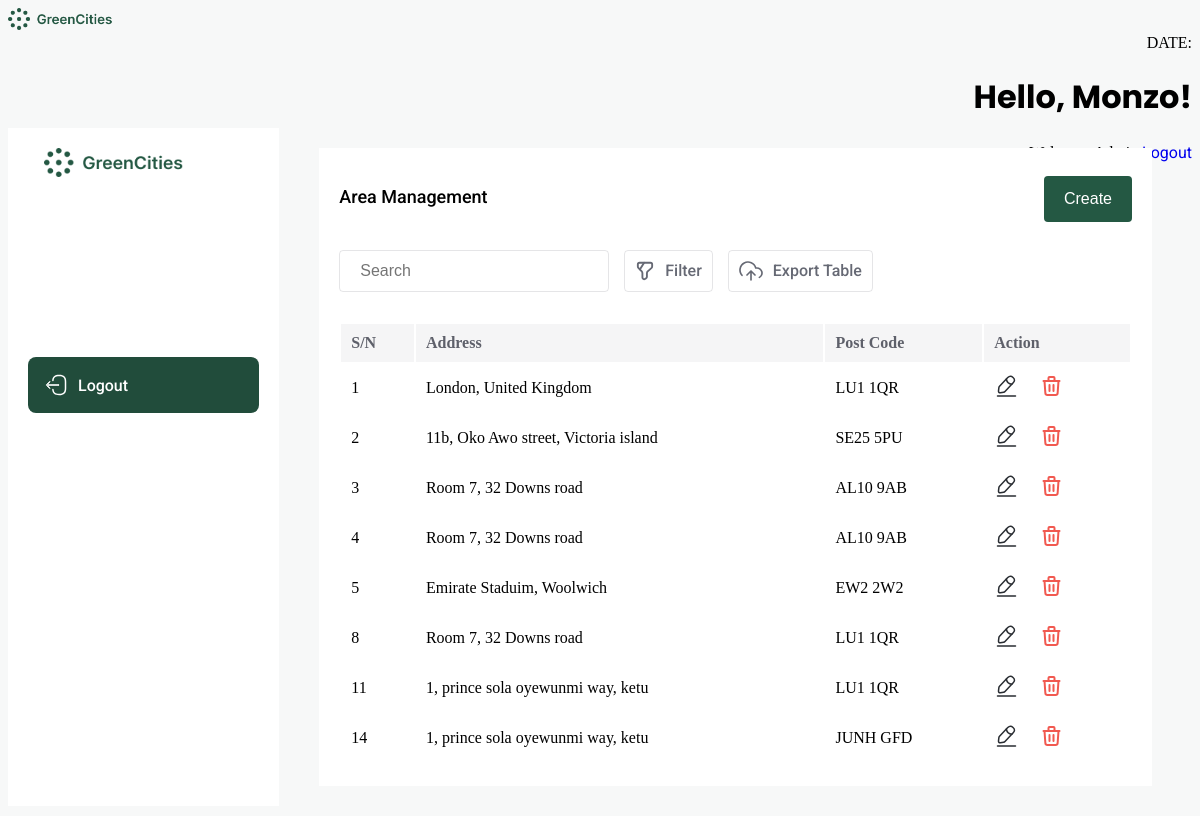
/area/index.php (signed in), run on the app's committed database.
### tables this page shows
CREATE TABLE `area` (
  `id` int(11) NOT NULL,
  `address` text NOT NULL,
  `postcode` varchar(10) NOT NULL,
  `user_id` int(11) NOT NULL
);

### area/index.php (the view, shortened to what this page needs)
<?php
$servername = "localhost";
$username = "root";
$password = "";
$dbname = "Green Alliance";
$conn = new mysqli($servername, $username, $password, $dbname);
$areaListQuery = "SELECT * FROM `area`";
$areaListResult = $conn->query($areaListQuery);
$areaListData = [];
if ($areaListResult->num_rows > 0) {
    while ($row = $areaListResult->fetch_assoc()) {
        $areaAddress = $row['address'];
        $areaPostCode = $row['postcode'];
        $areaId = $row['id'];
        $myMap = [
            "id" => $areaId,
            "postcode" => $areaPostCode,
            "address" => $areaAddress,
        ];
        $areaListData[] = $myMap;
    }
} else {
}
$templateData = array(
    "result" => $areaListData,
);
?>
<!DOCTYPE html>
<html lang="en">
<head>
</head>
<?php include ("../include/header.php"); ?>
<body>
    <div class="dashboard-container">
        <div class="sidebar">
            <img src="../images/banner.png" alt="logo" style="width: 200px; margin: 0 auto 70px; display: block;" />
            <a href="../logout.php">
                <div class="sidebar-item" style="margin: 100px 0 0;">
                    <p>Logout</p>
                </div>
            </a>
        </div>
        <div style="width: 100%;">
            <div style="background: white; margin: 20px 40px; padding: 20px;">
                <a href="./create.php">
                    <div style="display: flex; justify-content: space-between;">
                        <p style="font-size: 18px; font-weight: 500; color: black;">Area Management</p>
                        <button class="submit-btn">Create</button>
                    </div>
                </a>
                <div style="display:flex; gap: 15px; margin: 20px 0 30px;">
                    <input placeholder="Search" class="search" />
                    <div class="filter">
                        <p>Filter</p>
                    </div>
                    <div class="filter">
                        <p>Export Table</p>
                    </div>
                </div>
                <table class="table" style="width: 100%;">
                    <thead>
                        <tr style="background: #F5F5F6;">
                            <th scope="col" style="text-align: left">S/N</th>
                            <th scope="col" style="text-align: left">Address</th>
                            <th scope="col" style="text-align: left">Post Code</th>
                            <th scope="col" style="text-align: left">Action</th>
                        </tr>
                    </thead>
                    <tbody>
                        <?php foreach ($templateData['result'] as $option): ?>
                            <tr>
                                <td><?php echo $option["id"]; ?></td>
                                <td><?php echo $option["address"]; ?></td>
                                <td><?php echo $option["postcode"]; ?></td>
                                <td>
                                    <div style="display: flex; gap: 20px;">
                                        <a href="update.php?update=<?php echo $option['id'] ?>">
                                        </a>
                                        <a href="index.php?delete=<?php echo $option['id']; ?>">
                        </a>
                                    </div>
                                </td>
                            </tr>
                        <?php endforeach; ?>
                    </tbody>
                </table>
            </div>
        </div>
    </div>
</body>
</html>

### area/index.php (style rules this page uses)
p, span, a, label { font-family: "Roboto", sans-serif; }
body { background-color: #F7F8F8; height: 100vh; flex-direction: column; }
.sidebar { width: 300px; padding: 20px; flex-direction: column; display: flex; gap: 10px; background: white; }
.sidebar-item { display: flex; padding: 16px; border-radius: 8px; align-items: center; gap: 10px; background: #214C3B; text-decoration: none; }
.sidebar-item p { color: white; font-size: 16px; font-weight: 500; margin: 0; text-decoration: none; }
.dashboard-container { display: flex; }
.submit-btn { background-color: #245843; color: white; padding: 14px 20px; margin: 8px 0; border: none; border-radius: 4px; cursor: pointer; font-size: 16px; }
thead, tbody { width: 100%; border-radius: 6px; }
thead th { padding: 10px; color: #5E606A; }
thead tr { border-bottom: 1px solid #F5F5F6; }
tbody td { padding: 10px; }
.search { width: 270px; padding: 10px 20px; display: inline-block; border: 1px solid #5E606A29; border-radius: 4px; box-sizing: border-box; background: transparent; outline: none; font-size: 16px; }
.filter { display: flex; gap: 10px; align-content: center; padding: 10px; border: 1px solid #5E606A29; border-radius: 4px; }
.filter p { color: #666974; font-size: 16px; font-weight: 500; margin: 0; }
a { text-decoration: none; }

### data on the page
area: id "1", address "London, United Kingdom", postcode "LU1 1QR"
area: id "2", address "11b, Oko Awo street, Victoria island", postcode "SE25 5PU"
area: id "3", address "Room 7, 32 Downs road", postcode "AL10 9AB"
area: id "4", address "Room 7, 32 Downs road", postcode "AL10 9AB"
area: id "5", address "Emirate Staduim, Woolwich", postcode "EW2 2W2"
area: id "8", address "Room 7, 32 Downs road", postcode "LU1 1QR"
area: id "11", address "1, prince sola oyewunmi way, ketu", postcode "LU1 1QR"
area: id "14", address "1, prince sola oyewunmi way, ketu", postcode "JUNH GFD"

### other printed values
$name "Monzo"
